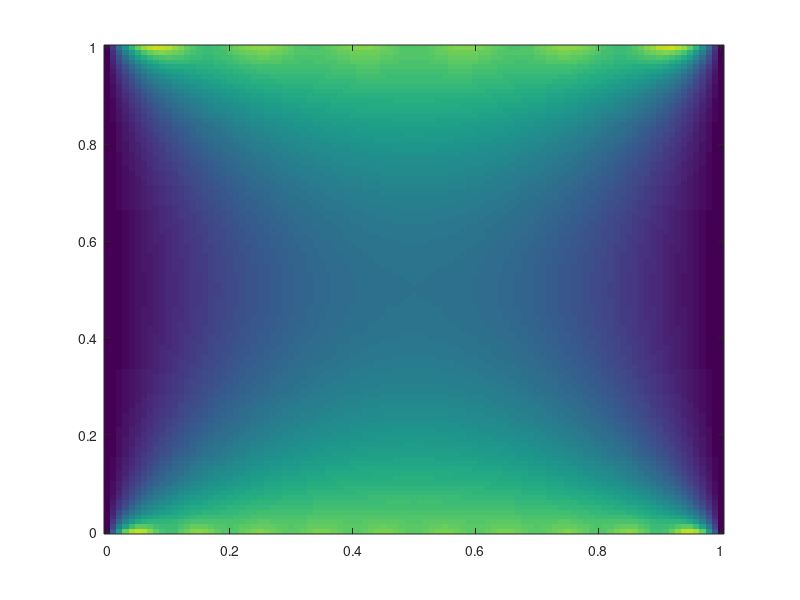

Here is the MATLAB script that generated this plot:
%ECE 335 Project
%(c) Daniel Noyes, MIT License
clear
close all
V1 = 50; %0;
V2 = 50;
a = 1.0; %height
b = 1.0; %width
N = 10; %iterations
d = 1E-2; %1 cm scale


x= 0:d:a;
y= 0:d:b;
V = zeros(length(y),length(x));

for yy = 1:length(y)
    for xx = 1:length(x)
        sum = 0.0;
        for k = 1:N
            m = 2*k -1;
            gm = 4*V2/(m*pi);
            hm = ( 4*V1/(m*pi) - 4*V2/(m*pi)*cosh(m*pi*a/b))/sinh(m*pi*a/b);
            v = sin(m*pi*x(xx)/b)*(gm*cosh(m*pi*y(yy)/b) + hm*sinh(m*pi*y(yy)/b));
            sum = sum + v;
        end
        V(yy,xx) = sum;
    end
end
%diary test.out
%V
%diary off
image(x,y,V)
set(gca,'YDir','normal')